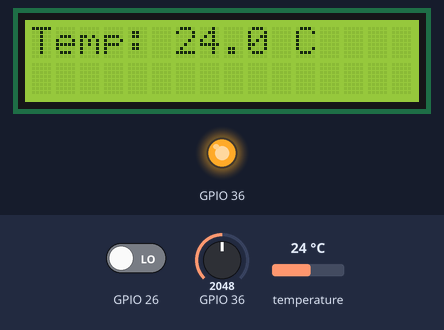
Bench run of a sketch on a simulated ESP32. On the bench: 16×2 character LCD, output pins drawn as LEDs (lit = HIGH). Inputs (shaded band) come from the test bench; at power-on: temperature 24 °C, GPIO 36 = 2048, GPIO 26 LOW. What the sketch prints to the serial monitor is not drawn.

Above: at 2.9 s.
3.0 s: temperature set to 12 °C
At 10.9 s:
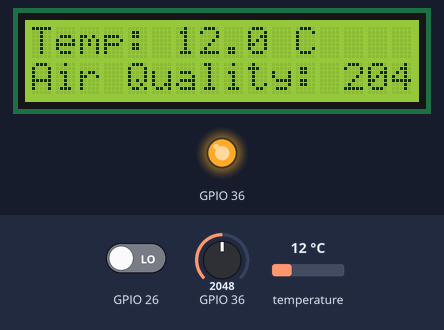
14.1 s: GPIO 36 set to 2866
At 23.8 s:
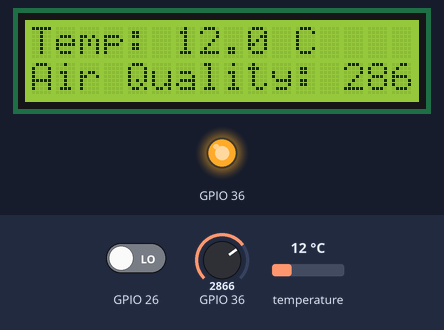
26.7 s: temperature set to 19 °C
At 28.7 s:
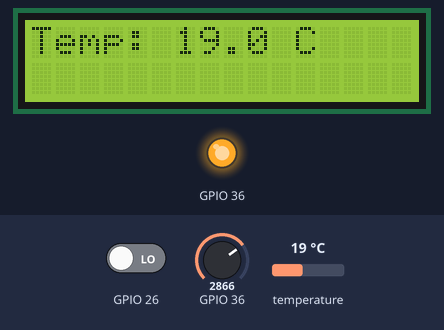
33.7 s: GPIO 36 set to 3603
At 42.4 s:
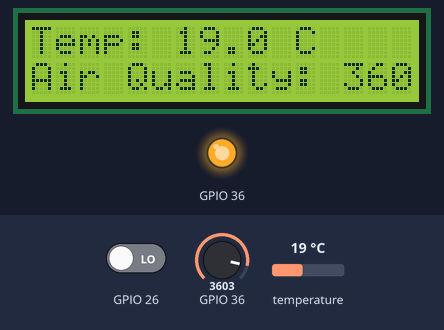
45.6 s: temperature set to 28 °C
At 47.3 s:
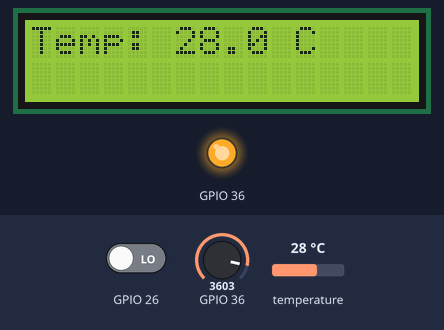
52.6 s: GPIO 36 set to 4095
At 62.3 s:
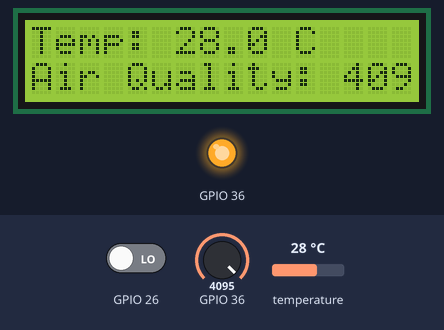
Timing chart, 0 to 63.8 s (numbered marks = the images above; inputs shaded):
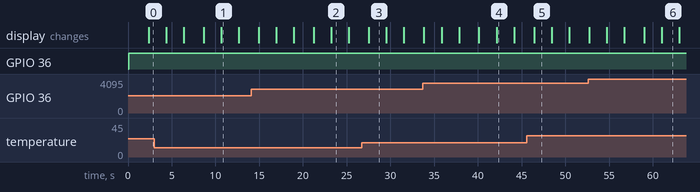

The sketch:

EnviormentMeasurments.ino
```cpp
#include <OneWire.h>
#include <DallasTemperature.h>
#include <LiquidCrystal_I2C.h>

// set the LCD number of columns and rows
int lcdColumns = 16;
int lcdRows = 2;

//// set LCD address, number of columns and rows
LiquidCrystal_I2C lcd(0x27, lcdColumns, lcdRows);

//Defining the temperture pin
#define SENSOR_PIN 17
//
OneWire oneWire(SENSOR_PIN);
DallasTemperature DS18B20(&oneWire);
//initializing the tempC value
float tempC;
//initializing the sensor values
int sensorValue;
int digitalValue;


void setup() {
  Serial.begin(9600); // initialize serial
  // put your setup code here, to run once:
  lcd.init();
  //turn on  LCD backlight
  lcd.backlight();
  // initialize the DS18B20 sensor
  DS18B20.begin();
  //set up the pinMode
  pinMode(36, OUTPUT);
  pinMode(26, INPUT);
}

void loop() {
  // put your main code here, to run repeatedly:

  getSensorValue();
  getTemp();
  printOnLCD(tempC, sensorValue);
}

void getTemp(){
  DS18B20.requestTemperatures();       // send the command to get temperatures
  tempC = DS18B20.getTempCByIndex(0);  // read temperature in °C
  Serial.print("Temperature: ");
  Serial.print(tempC);    // print the temperature in °C
  Serial.print("°C");
  delay(500);
}

void getSensorValue(){
  sensorValue = analogRead(36);
  digitalValue = digitalRead(26);

  if (sensorValue > 400)
  {
    digitalWrite(A0, HIGH);
  }
  else
    digitalWrite(26, LOW);
  Serial.println(sensorValue, DEC); // prints the value read
  Serial.println(digitalValue, DEC);
  delay(1000); // wait 100ms for next reading
}

void printOnLCD(float tempC, int sensorValue){
   // Convert float to string with 1 decimal place
  String tempCString = String(tempC, 1);

  // Convert integer to string
  String sensorValueString = String(sensorValue);
     // set cursor to first column, first row
  lcd.setCursor(0, 0);
  // print message
  lcd.print("Temp: " + tempCString + " C");
  delay(2000);
  // clears the display to print new message
  //lcd.clear();
  // set cursor to first column, second row
  lcd.setCursor(0,1);

  lcd.print("Air Quality: " + sensorValueString);
  delay(2000);
  lcd.clear();
}
```

Measured:
- what the display in image 1 shows lasts 2.0 s, from 10.7 s to 12.7 s
